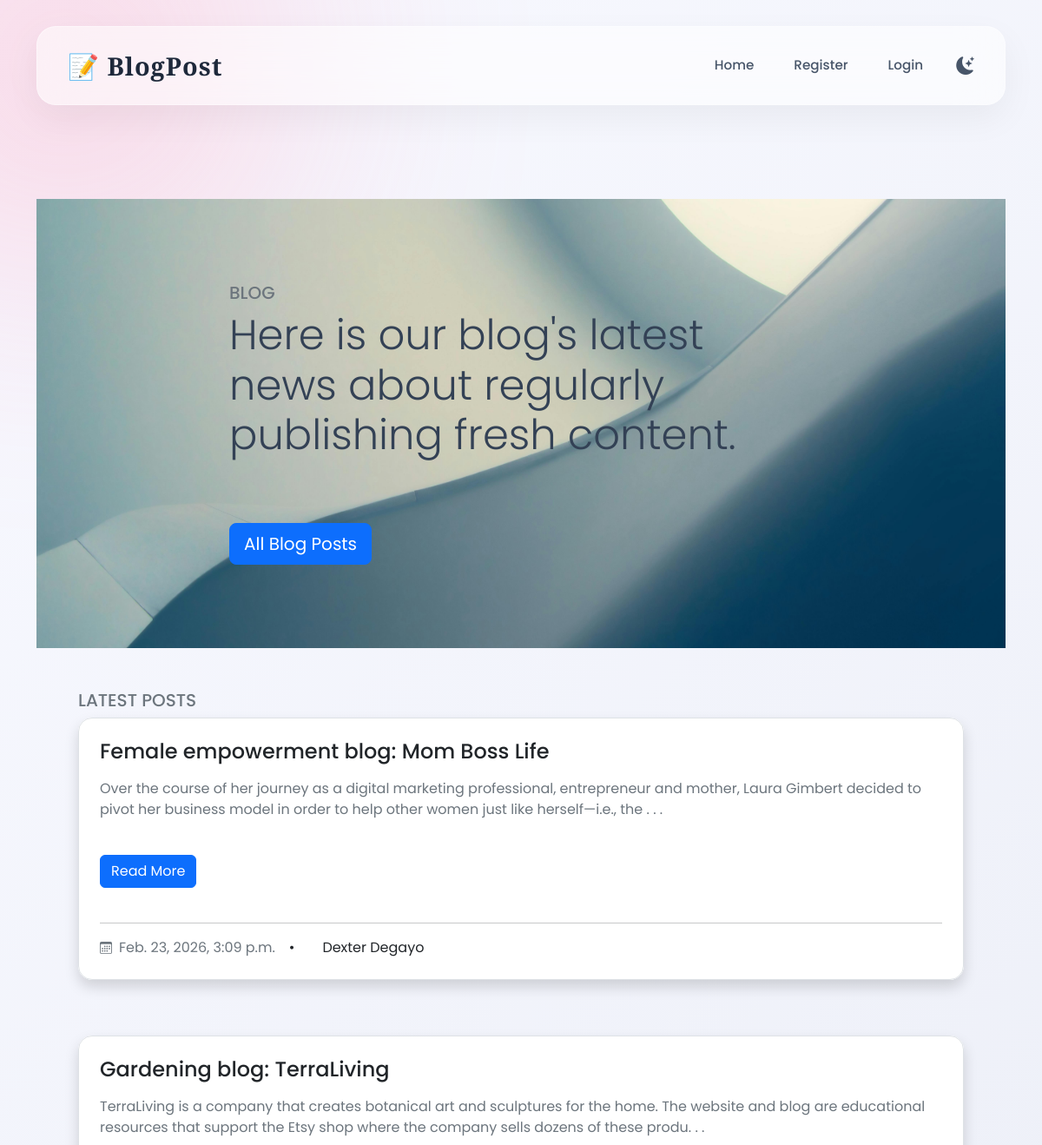
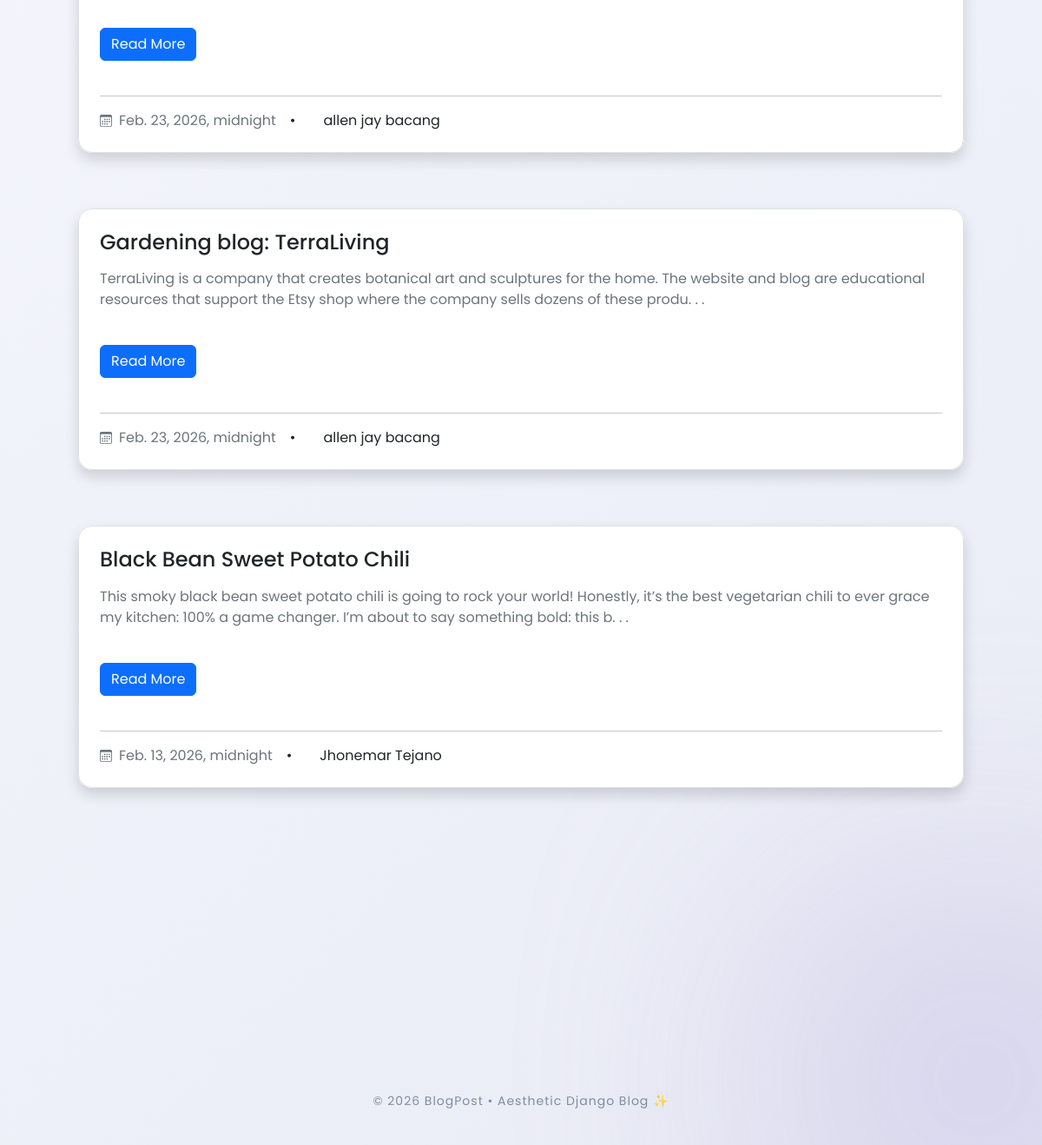
The page / on the database its author committed (2 pictures, top to bottom).
### blogpost/models.py (models this page shows, shortened)
class Post(models.Model):
    title = models.CharField(max_length=255)
    author = models.ForeignKey(User, on_delete=models.CASCADE)
    body = models.TextField()
    post_date = models.DateTimeField(auto_now_add=True)
    image = models.ImageField(
        upload_to='post_images/',
        blank=True,
        null=True
    )
    likes = models.ManyToManyField(User, related_name='post_likes', blank=True)

### blogpost/views.py (the view)
# urls.py: path('', Featured.as_view(), name='home'),
class Featured(ListView):
    model = Post
    template_name = 'featured-blogs.html'
    ordering = ['-post_date']

### blogpost/templates/featured-blogs.html (shortened to what this page needs)
{% extends "base.html" %}
{% block content %}
<section class="py-3 py-md-5 py-xl-8 " >
    <div class="container overflow-hidden p-5" style="background-image: url('/static/img/pixel.jpg'); background-repeat: no-repeat; background-size: cover; background-position: center;">
        <div class="row">
        <div class="container col-12 col-md-10 col-lg-8">
          <div class="conside mt-5 justify-items-center">
              <h3 class="fs-5 mb-2 text-secondary text-uppercase">Blog</h3>
              <h2 class="display-5 mb-4">Here is our blog's latest news about regularly publishing fresh content.</h2>
                <a href="{% url 'all'  %}">
                  <button type="button" class="btn btn-lg btn-primary mb-3 mb-md-4 mb-xl-5 mt-5">All Blog Posts</button>
                </a>
          </div>
        </div>
        </div>
    </div>
    <div class="container overflow-hidden p-5">
        <h1 class="fs-5 mb-2 text-secondary text-uppercase">Latest Posts</h1>
          <article>
             {% for post in object_list|slice:":5"  %}
            <div class="card border-0 mb-3 shadow d-flex rounded-4">
              <div class="card-body border bg-white p-4 rounded-4">
                <div class="entry-header mb-3">
                  <h2 class="card-title entry-title h4 mb-0">
                    <a class="link-dark text-decoration-none" href="{% url 'blogdetail' post.pk %}">{{post.title}}</a>
                  </h2>
                </div>
                <p class="card-text entry-summary text-secondary mb-3">
                    {{ post.body|slice:":200"|safe }}. . .
                </p>
                <a href="{% url 'blogdetail' post.pk %}" class="btn btn-primary mt-4 text-nowrap entry-more">Read More</a>
                <br><br>
                <hr>
                <ul class="entry-meta list-unstyled d-flex align-items-center m-0">
                  <li>
                    <a class="fs-7 link-secondary text-decoration-none d-flex align-items-center" href="#!">
                      <span class="ms-2 fs-7">{{ post.post_date }}</span>
                    </a>
                  </li>
                  <li>
                    <span class="px-3">&bull;</span>
                  </li>
                  <li>
                    <span class="px-3">{{ post.author.first_name }} {{ post.author.last_name }}</span>
                  </li>
                </ul>
              </div>
            </div>
            <br><br>
              {% endfor %}
          </article>
    </div>
  </section>
{% endblock %}

### blogpost/templates/base.html (shortened to what this page needs)
<!DOCTYPE html>
<html lang="en">
<head>
    <link href="https://cdn.jsdelivr.net/npm/bootstrap@5.3.2/dist/css/bootstrap.min.css" rel="stylesheet">
    <link href="https://cdn.jsdelivr.net/npm/bootstrap-icons@1.11.3/font/bootstrap-icons.css" rel="stylesheet">
</head>
<body>
<div class="blob blob1"></div>
<div class="blob blob2"></div>
<div class="container navbar-wrapper">
    <nav class="navbar navbar-expand-lg custom-nav">
        <a class="navbar-brand" href="{% url 'home' %}">
            📝 BlogPost
        </a>
        <div class="collapse navbar-collapse justify-content-end">
            <ul class="navbar-nav">
                <li class="nav-item">
                    <a class="nav-link" href="{% url 'home' %}">Home</a>
                </li>
                {% if user.is_authenticated %}
                    <li class="nav-item">
                        <a class="nav-link" href="{% url 'createpost' %}">Create</a>
                    </li>
                    <li class="nav-item">
                        <span class="nav-link">Hi, {{ user.username }}</span>
                    </li>
                    <li class="nav-item">
                        <form method="POST" action="{% url 'logout' %}">
                            {% csrf_token %}
                            <button class="btn btn-sm btn-outline-secondary rounded-pill">
                                Logout
                            </button>
                        </form>
                    </li>
                {% else %}
                    <li class="nav-item">
                        <a class="nav-link" href="{% url 'register' %}">Register</a>
                    </li>
                    <li class="nav-item">
                        <a class="nav-link" href="{% url 'login' %}">Login</a>
                    </li>
                {% endif %}
                <li class="nav-item">
                    <span class="mode-toggle" onclick="toggleMode()">
                        <i id="modeIcon" class="bi bi-moon-stars-fill"></i>
                    </span>
                </li>
            </ul>
        </div>
    </nav>
</div>
<div class="container mt-5">
    {% block content %}
    {% endblock %}
</div>
<footer>
    © 2026 BlogPost • Aesthetic Django Blog ✨
</footer>
</body>
</html>

### blogpost/templates/base.html (style rules this page uses)
:root { --bg-light-1: #f8f9ff; --bg-light-2: #e9ecf5; --bg-dark-1: #0f172a; --bg-dark-2: #1e293b; --text-light: #334155; --text-dark: #f1f5f9; --accent: #ff7aa2; }
html, body { margin: 0; padding: 0; }
body { font-family: 'Poppins', sans-serif; background: linear-gradient(135deg, var(--bg-light-1), var(--bg-light-2)); color: var(--text-light); transition: 0.4s ease; overflow-x: hidden; }
.blob { position: fixed; width: 450px; height: 450px; border-radius: 50%; filter: blur(140px); opacity: 0.35; z-index: -1; animation: float 14s infinite alternate ease-in-out; }
.blob1 { background: #ff7aa2; top: -150px; left: -150px; }
.blob2 { background: #a18cd1; bottom: -150px; right: -150px; }
.navbar-wrapper { padding-top: 30px; }
.custom-nav { background: rgba(255, 255, 255, 0.55); backdrop-filter: blur(25px); -webkit-backdrop-filter: blur(25px); border-radius: 22px; padding: 18px 35px; border: 1px solid rgba(255,255,255,0.4); box-shadow: 0 15px 40px rgba(0,0,0,0.05); transition: 0.4s ease; }
.navbar-brand { font-family: 'Playfair Display', serif; font-size: 1.8rem; font-weight: 700; letter-spacing: 1px; color: #1e293b !important; transition: 0.3s ease; }
.navbar-nav { gap: 30px; align-items: center; }
.nav-link { font-weight: 500; font-size: 0.95rem; color: #475569 !important; position: relative; transition: 0.3s ease; }
.nav-link::after { content: ""; position: absolute; bottom: -6px; left: 0; width: 0%; height: 2px; background: var(--accent); transition: 0.3s ease; }
.mode-toggle { cursor: pointer; font-size: 1.3rem; transition: 0.3s ease; color: #475569; }
.container.mt-5 { margin-top: 60px !important; }
footer { margin-top: 150px; padding: 40px; text-align: center; font-size: 14px; letter-spacing: 1px; color: #64748b; opacity: 0.8; }

### rows shown on the page
Post: title "Female empowerment blog: Mom Boss Life", body "Over the course of her journey as a digital marketing professional, entrepreneur and mother, Laura Gimbert decided to pivot her business model in order to help other women just like herself—i.e., the", post_date "Feb. 23, 2026, 3:09 p.m.", author.first_name "Dexter", author.last_name "Degayo"
Post: title "Gardening blog: TerraLiving", body "TerraLiving is a company that creates botanical art and sculptures for the home. The website and blog are educational resources that support the Etsy shop where the company sells dozens of these produ", post_date "Feb. 23, 2026, midnight", author.first_name "allen jay", author.last_name "bacang"
Post: title "Gardening blog: TerraLiving", body "TerraLiving is a company that creates botanical art and sculptures for the home. The website and blog are educational resources that support the Etsy shop where the company sells dozens of these produ", post_date "Feb. 23, 2026, midnight", author.first_name "allen jay", author.last_name "bacang"
Post: title "Black Bean Sweet Potato Chili", body "This smoky black bean sweet potato chili is going to rock your world! Honestly, it’s the best vegetarian chili to ever grace my kitchen: 100% a game changer. I’m about to say something bold: this b", post_date "Feb. 13, 2026, midnight", author.first_name "Jhonemar", author.last_name "Tejano"
